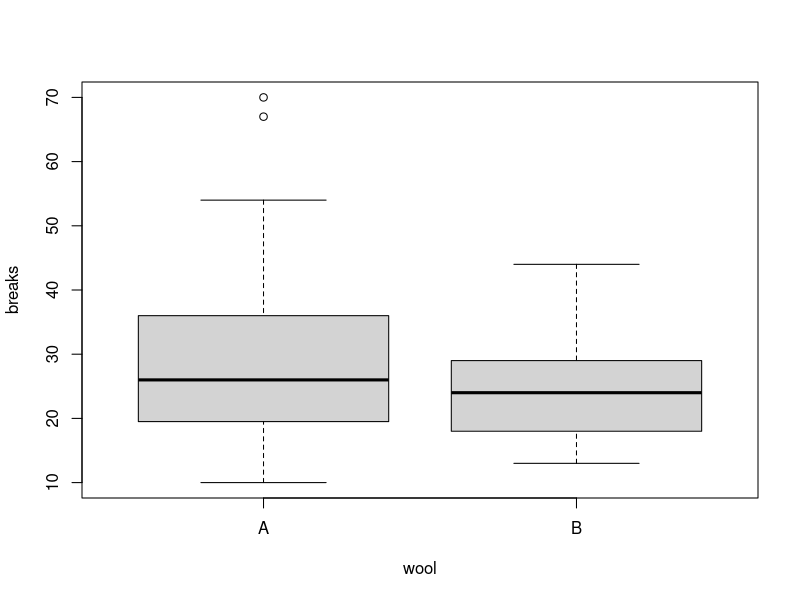
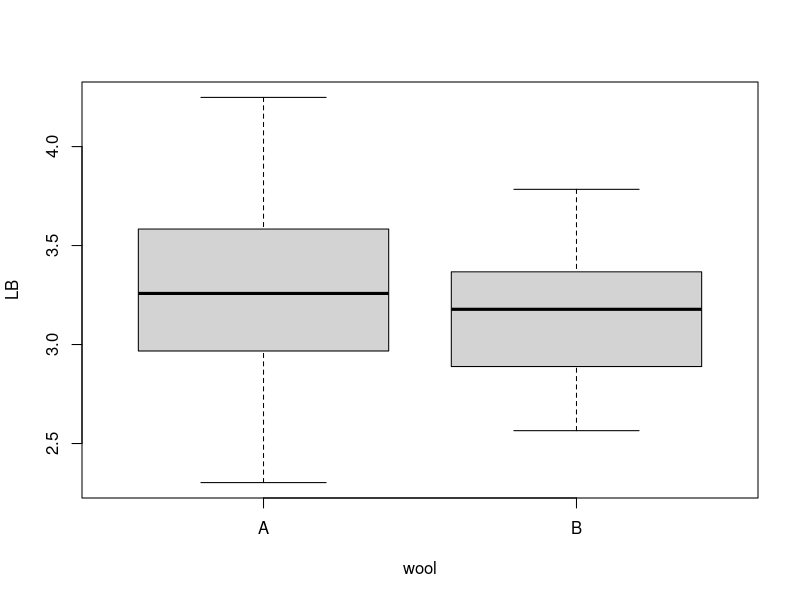
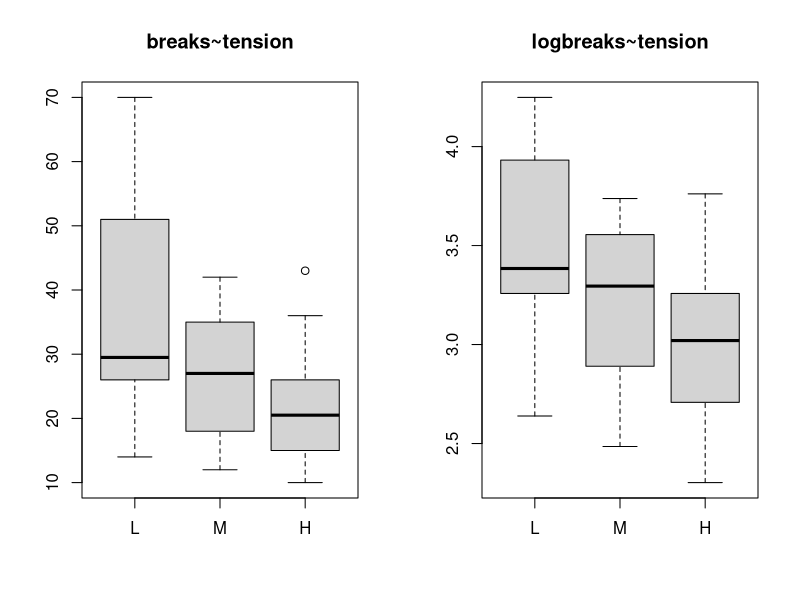
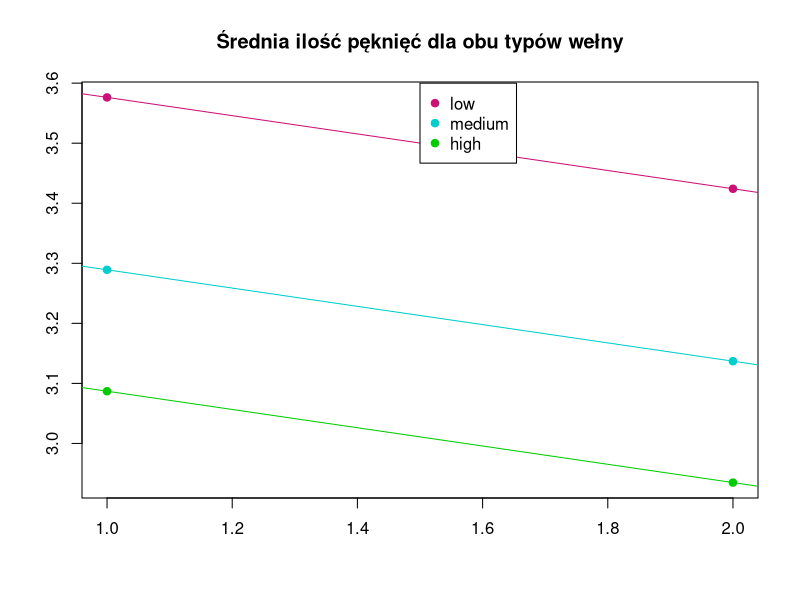

Here is the R script that generated these plots, in order:
## ---- chunk 1
knitr::opts_chunk$set(echo = FALSE)
library(knitr)
library(datasets)
library(MASS)
## ---- chunk 2
attach(warpbreaks)
boxplot(breaks~wool)
## ---- chunk 3
LB=log(breaks)
boxplot(LB~wool)
## ---- chunk 4
A=breaks[which(wool=='A')]
B=breaks[which(wool=='B')]
t=t.test(A,B)$p.value
## ---- chunk 5
par(mfrow=c(1,2))
boxplot(breaks~tension,main='breaks~tension',xlab='',ylab='')
boxplot(LB~tension,main='logbreaks~tension',xlab='',ylab='')
par(mfrow=c(1,1))
## ---- chunk 6
N=lm(LB~wool+tension, data=warpbreaks)
Q=round(summary(N)$coefficients[,4],3)
names(Q)[1]='Intercept'
kable(t(Q),format = 'markdown')
## ---- chunk 7
V=glm(breaks~wool+tension, data=warpbreaks, family='poisson')
W=round(summary(V)$coefficients[,4],3) # no chyba tu sa lepsze wyniki bo boxplot dla wool
names(W)[1]='Intercept'
kable(t(W),format='markdown')
## ---- chunk 8
C=glm.nb(breaks~wool+tension, data=warpbreaks)
E=round(summary(C)$coefficients[,4],3) # welna na granicy istotnosci
names(E)[1]='Intercept'
kable(t(E),format='markdown')
## ---- chunk 9
R=exp(c(predict(N)[10],predict(V)[10],predict(C)[10]))
names(R)=c('lm','glm poisson','glm.nb')
kable(t(R),format='markdown')
## ---- chunk 10
v=summary(N)$coefficients[,1]
AL=v[1]
AM=v[1]+v[3]
AH=v[1]+v[4]
BL=v[1]+v[2]
BM=v[1]+v[2]+v[3]
BH=v[1]+v[2]+v[4]
X=c(AL=v[1],AM=v[1]+v[3],AH=v[1]+v[4],
BL=v[1]+v[2],BM=v[1]+v[2]+v[3],BH=v[1]+v[2]+v[4])
plot(c(rep(1,3),rep(2,3)),X,col=c('deeppink3','cyan3','green3'),pch=19,xlab='',ylab='',  
     main='Średnia ilość pęknięć dla obu typów wełny')
abline(b=BL-AL,a=2*AL-BL,col='deeppink3')
abline(b=BM-AM,a=2*AM-BM,col='cyan3')
abline(b=BH-AH,a=2*AH-BH,col='green3')
legend(x=1.5,y=3.6,legend=c('low','medium','high'),col=c('deeppink3','cyan3','green3'),pch=19)
## ---- chunk 11

ML=summary(lm(breaks~.*., data=warpbreaks))$coefficients
MP=summary(glm(breaks~.*.,data=warpbreaks,family = 'poisson'))$coefficients
MNB=summary(glm.nb(breaks~.*.,data=warpbreaks))$coefficients

mat=round(rbind(ML[,4],MP[,4],MNB[,4]),3)
rownames(mat)=c('lm','glm poisson','glm.nb')

pred=exp(c(predict(lm(LB~.*., data=warpbreaks))[10],
predict(glm(breaks~.*.,data=warpbreaks,family = 'poisson'))[10],
predict(glm.nb(breaks~.*.,data=warpbreaks))[10]))
names(pred)=c('lm','glm poisson','glm.nb')
kable(mat,format='markdown')
## ---- chunk 12
kable(t(pred),format='markdown')
## ---- chunk 13

dev=c(deviance(glm(breaks~.*.,data=warpbreaks,family = 'poisson')),
deviance(glm.nb(breaks~.*.,data=warpbreaks)))
names(dev)=c('glm poisson','glm.nb')
kable(t(dev),format='markdown')
